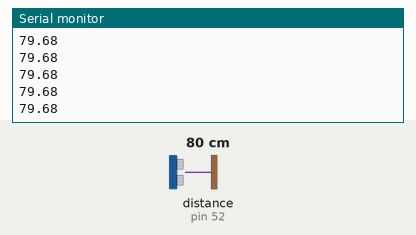
Bench run of a sketch on a simulated Arduino Mega 2560, built with avr-gcc and run on an emulated ATmega2560. On the bench: the last lines printed to the serial monitor. Wiring (inferred from the names in the program): ultrasonic range finder: trigger pin 51; echo pin 52. Inputs (shaded band) come from the test bench; at power-on: distance to the obstacle (sensor on pin 52) 80 cm. The echo pulse lasts 58.3 µs per cm.

Above: at 1.2 s.
1.3 s: distance to the obstacle (sensor on pin 52) set to 2 cm
At 1.9 s:
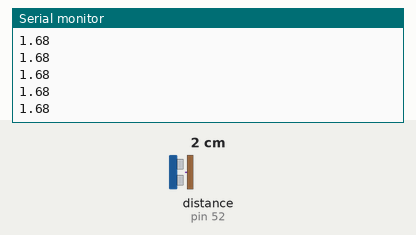
2.8 s: distance to the obstacle (sensor on pin 52) set to 4 cm
At 3.4 s:
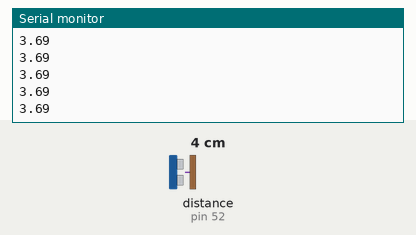
Timing chart, 0 to 5.8 s (numbered marks = the images above; inputs shaded):
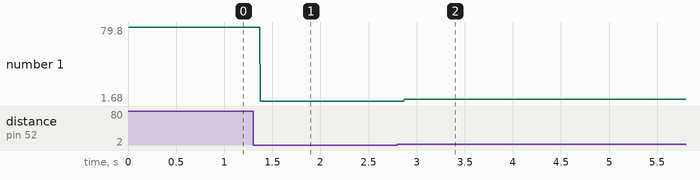

The sketch:

test_sensor.ino
```cpp
/*
  Ultrasonic Sensor HC-SR04 and Arduino Tutorial

  by Dejan Nedelkovski,
  www.HowToMechatronics.com

*/
// defines pins numbers
const int trigPin = 51;
const int echoPin = 52;
// defines variables
long duration;
float distance = 0;
float measureD = 0;
float alpha = 0.5;


void setup() {
  pinMode(trigPin, OUTPUT); // Sets the trigPin as an Output
  pinMode(echoPin, INPUT); // Sets the echoPin as an Input
  Serial.begin(9600); // Starts the serial communication
}

unsigned long startTime = millis();

void loop()
{
  // Clears the trigPin
  digitalWrite(trigPin, LOW);
  delayMicroseconds(5);
  // Sets the trigPin on HIGH state for 10 micro seconds
  digitalWrite(trigPin, HIGH);
  delayMicroseconds(10);
  digitalWrite(trigPin, LOW);
  // Reads the echoPin, returns the sound wave travel time in microseconds
  pinMode(echoPin, INPUT);
  duration = pulseIn(echoPin, HIGH);
  // Calculating the distance
  measureD = duration * 0.0343 / 2;
  // distance = alpha*measureD + (1-alpha)*distance;
  // Prints the distance on the Serial Monitor
  //Serial.print("Distance: ");
  Serial.println(measureD);
}
```

Measured:
- after the input at 1.3 s, the serial monitor: prints a new line after 0.07 s (image 1)
- after the input at 2.8 s, the serial monitor: prints a new line after 0.07 s (image 2)
- plotted number 1: 79.68 → 1.68 after the input at 1.3 s, 1.68 → 3.6 after the input at 2.8 s
